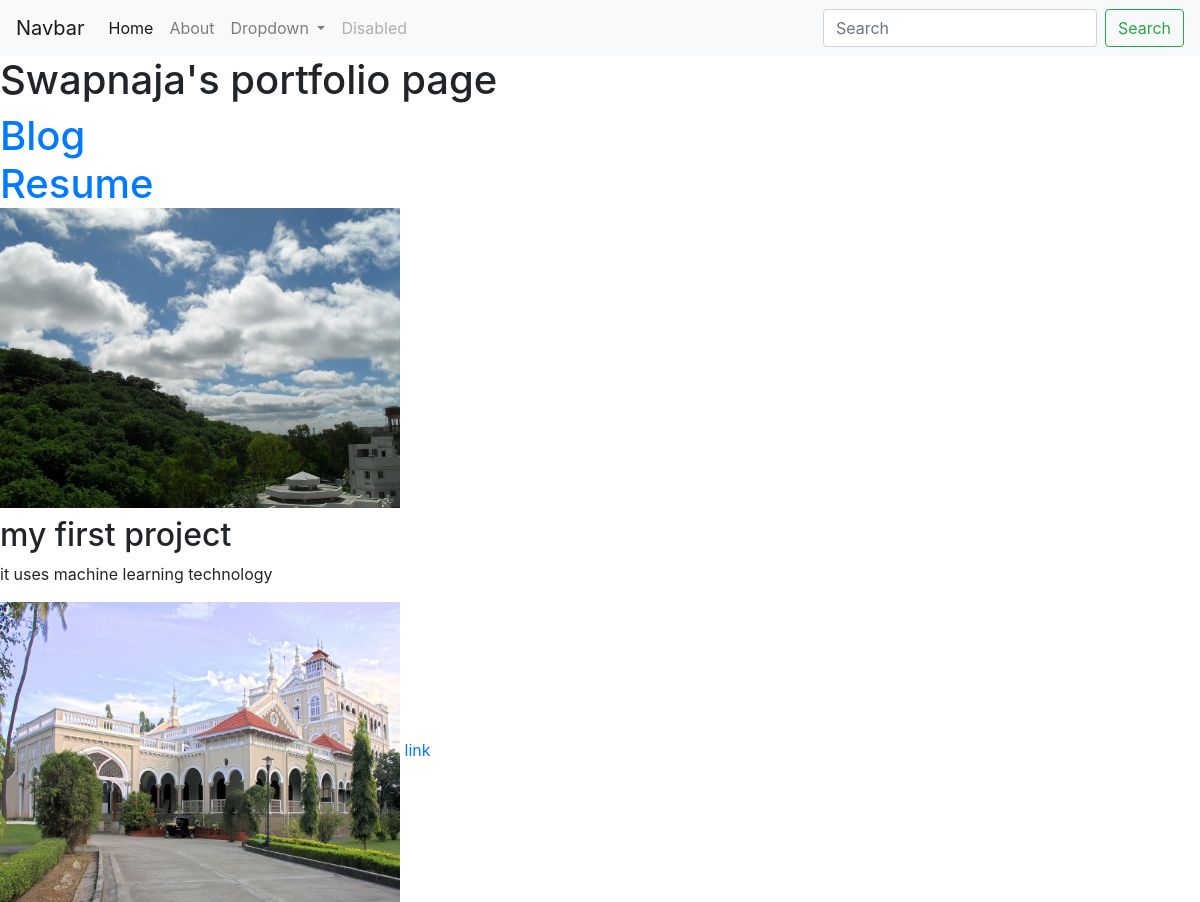
The page / on the database its author committed.
### portfolio/models.py (models this page shows, shortened)
class Project(models.Model):
	title = models.CharField(max_length=100)
	description = models.CharField(max_length=250)
	images = models.ImageField(upload_to = 'portfolio/images')
	url = models.URLField(blank=True)

### portfolio/views.py (the view)
# urls.py: 2. Add a URL to urlpatterns:  path('', views.home, name='home')
def home(request):
	projects = Project.objects.all()
	return render(request, 'portfolio/home.html' , {'projects' : projects});

### portfolio/templates/portfolio/home.html
{% extends 'portfolio/base.html' %}
{% block content %}
<h1>Swapnaja's portfolio page<h1>
{% load static %}
<a href="{% url 'blog:all_blogs' %}">Blog</a>
<br>
<a href="{% static 'portfolio/FResume.pdf' %}">Resume</a>
<br>
<img src= "{% static 'portfolio/baner_hill.jpg' %}" height="300" width="400">
{% for project in projects %}
<h2>{{project.title}}</h2>
<p>{{project.description}}</p>
<img src = '{{project.images.url}}' height=300px width="400px">
{% if project.url %}
<a href="{{project.url}}"> link </a>
{% endif %}
{% endfor %}
{% endblock %}

### rows shown on the page
Project: title "my first project", description "it uses machine learning technology", images (picture)
